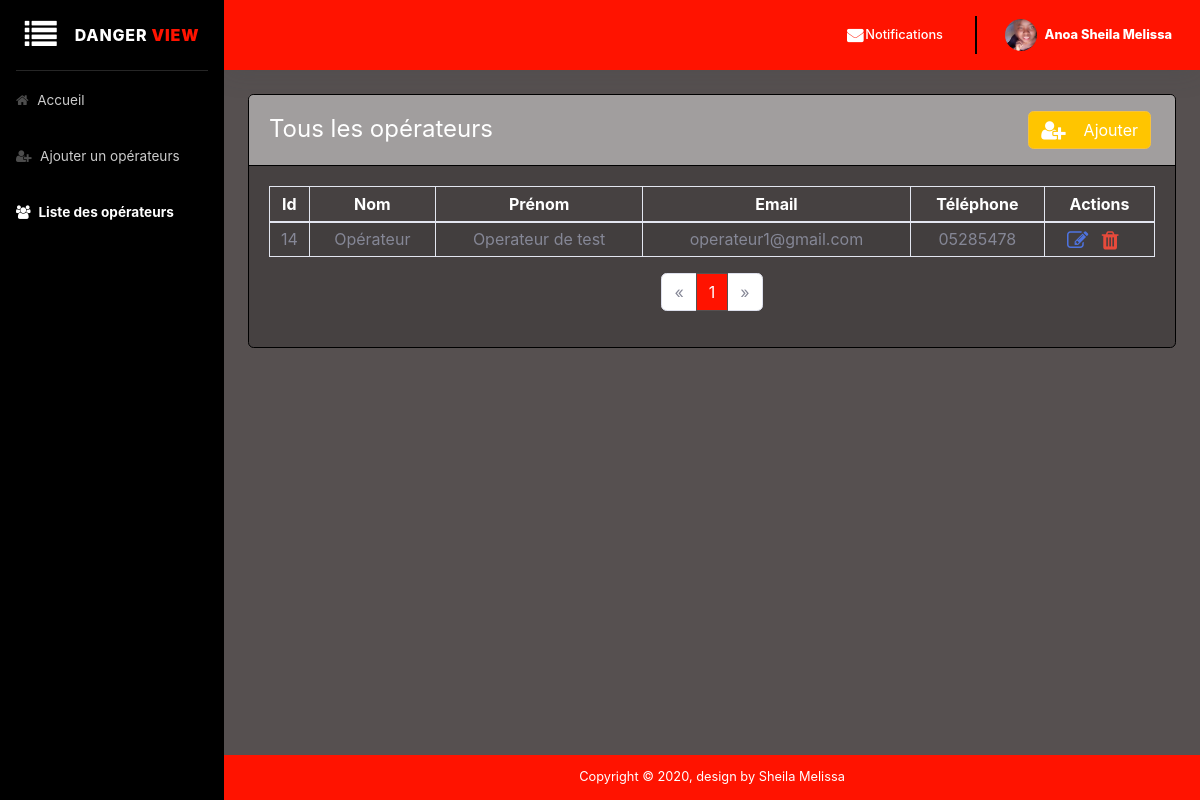
Page /admin/liste-operateur.php (signed in) on the earlier database version.
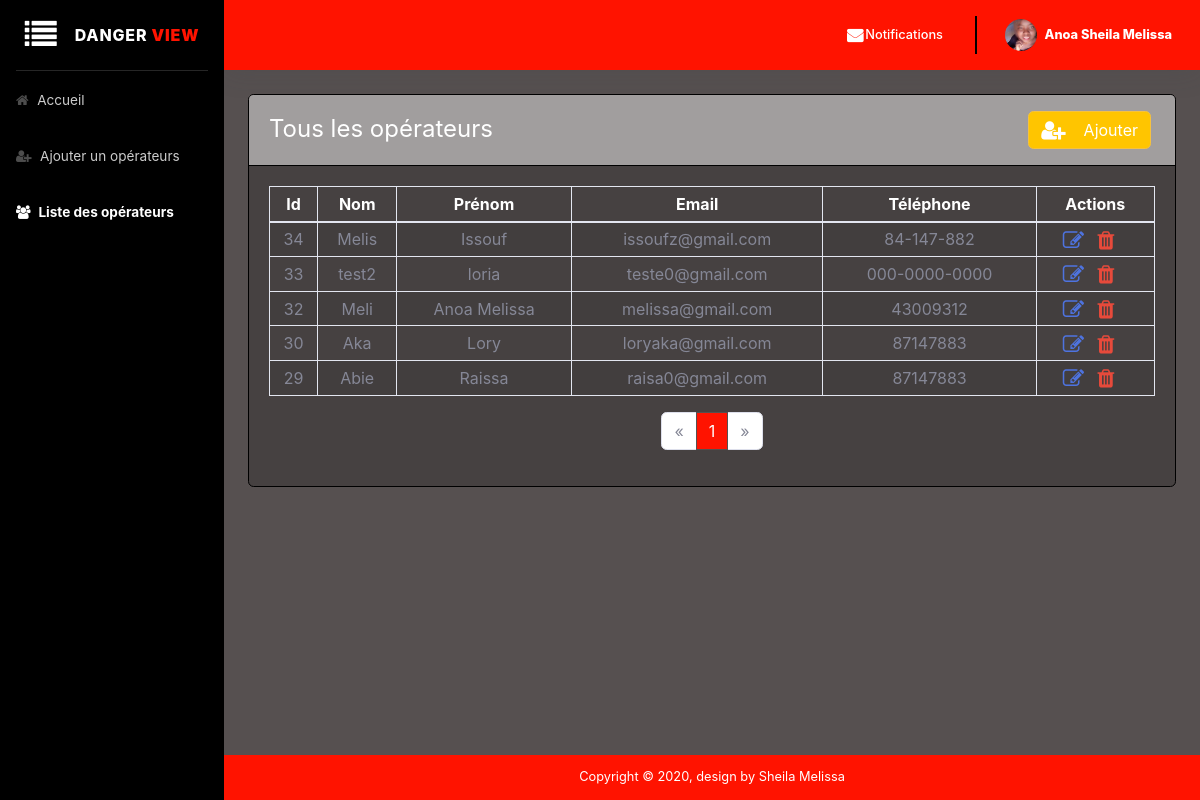
Same page on the later database version.
### tables this page shows
CREATE TABLE `utilisateurs` (
  `id` int(11) NOT NULL,
  `nom` varchar(255) NOT NULL,
  `prenom` varchar(255) NOT NULL,
  `genre` varchar(255) NOT NULL,
  `contact` varchar(255) NOT NULL,
  `adresse` varchar(255) NOT NULL,
  `email` varchar(255) NOT NULL,
  `motDePasse` varchar(255) NOT NULL,
  `dateInscription` datetime NOT NULL DEFAULT current_timestamp(),
  `idRole` int(11) NOT NULL,
  `image` varchar(150) DEFAULT NULL
);

### admin/liste-operateur.php (the view, shortened to what this page needs)
<!DOCTYPE html>
<html lang="fr">
<head>
    <link href="https://stackpath.bootstrapcdn.com/font-awesome/4.7.0/css/font-awesome.min.css" rel="stylesheet" type="text/css">
    <link rel="stylesheet" type="text/css" href="https://cdn.datatables.net/1.10.18/css/dataTables.bootstrap4.min.css">
    <link href="../css/bootstrap.min.css" rel="stylesheet">
</head>
<body id="page-top">
    <div id="wrapper">
        <ul class="navbar-nav sidebar sidebar-dark accordion" id="accordionSidebar" style="background: #000 !important;">
            <span class="sidebar-brand d-flex align-items-center justify-content-center">
            <div class="sidebar-brand-icon" style="cursor: pointer;">
                <i class="fa fa-list" aria-hidden="true" id="sidebarToggle"></i>
              </div>
            <div class="sidebar-brand-text">
               &nbsp;&nbsp;&nbsp; Danger <b style="color: #ff1300;">view</b>
            </div>
          </span>
            <hr class="sidebar-divider my-0">
            <li class="nav-item">
                <a class="nav-link" href="./admin_home.php">
                    <i class="fa fa-home" aria-hidden="true"></i>
                    <span>Accueil</span></a>
            </li>
            <li class="nav-item">
                <a class="nav-link" href="./ajouter-operateur.php">
                    <i class="fa fa-user-plus" aria-hidden="true"></i>
                    <span>Ajouter un opérateurs</span>
                </a>
            </li>
            <li class="nav-item active">
                <a class="nav-link" href="./liste-operateur.php">
                    <i class="fa fa-users" aria-hidden="true"></i>
                    <span>Liste des opérateurs</span></a>
            </li>
        </ul>
        <div id="content-wrapper" class="d-flex flex-column">
            <div id="content">
                <nav class="navbar navbar-expand navbar-light bg-white topbar mb-4 static-top shadow" style="background: #ff1300 !important;font-weight: 700;">
                    <ul class="navbar-nav ml-auto">
                        <li class="nav-item dropdown no-arrow mx-1">
                            <a class="nav-link dropdown-toggle" href="#" id="messagesDropdown" role="button" data-toggle="dropdown" aria-haspopup="true" aria-expanded="false">
                                <i class="fa fa-envelope fa-fw" style="color: #fff !important;font-weight: bold;"></i>
                                <span class="d-none d-lg-inline text-gray-600 small" style="color: #fff !important;font-weight: 500;">Notifications</span>
                            </a>
                        </li>
                        <div class="topbar-divider d-none d-sm-block"></div>
                        <li class="nav-item dropdown no-arrow">
                            <a class="nav-link dropdown-toggle" href="#" id="userDropdown" role="button" data-toggle="dropdown" aria-haspopup="true" aria-expanded="false">
                                <img class="img-profile rounded-circle" src="../img/user.png">&nbsp;&nbsp;
                                <span class="d-none d-lg-inline text-gray-600 small" style="color: #fff !important;font-weight: 800;">
                                <?= htmlspecialchars($_SESSION["prenom"]); ?>
                            </span>
                            </a>
                        </li>
                    </ul>
                </nav>
                <div class="container-fluid">
                    <div class="card mb-4">
                        <div class="h4 card-header font-weight-normal" style="background: #a19e9e !important">
                            <div class="row">
                                <div class="col-lg-6">
                                    <h4 class="mt-2 text-white">Tous les opérateurs</h4>
                                </div>
                                <div class="col-lg-6">
                                    <a href="ajouter-operateur.php">
                                    <button type="button" class="btn btn-warning m-1 float-right" style="background: #ffc500!important; color:#fff;">
                                        <i class="fa fa-user-plus fa-lg"></i>
                                        &nbsp;&nbsp; Ajouter
                                    </button>
                                    </a>
                                </div>
                            </div>
                        </div>
                        <?php
                            if(isset($_GET['page']) && !empty($_GET['page'])){
                                $currentPage = (int) strip_tags($_GET['page']);
                            }else{
                                $currentPage = 1;
                            }
                            require_once '../php/db.php';
                            $sql = "SELECT COUNT(*) AS nb_utilisateurs FROM utilisateurs WHERE idRole =2";
                            $query = $db->prepare($sql);
                            $query->execute();
                            $result = $query->fetch();
                            $nbDangers = (int) $result['nb_utilisateurs'];
                            $parPage = 6;
                            $pages = ceil($nbDangers / $parPage);
                            $premier = ($currentPage * $parPage) - $parPage;
                            $sql = "SELECT utilisateurs.id,utilisateurs.nom,utilisateurs.prenom,utilisateurs.contact,utilisateurs.email,utilisateurs.adresse FROM utilisateurs LEFT JOIN roles ON roles.id=utilisateurs.idRole WHERE roles.intituleRole = 'ROLE_OPERATEUR' ORDER BY dateInscription DESC LIMIT :premier, :parpage";
                            $query = $db->prepare($sql);
                            $query->bindValue(':premier', $premier, PDO::PARAM_INT);
                            $query->bindValue(':parpage', $parPage, PDO::PARAM_INT);
                            $query->execute();
                            $operateurs = $query->fetchAll(PDO::FETCH_ASSOC);
                            $o_nb = count($operateurs);
                        ?>
                            <div class="card-body">
                                <?php if($o_nb === 0): ?>
                                <center>
                                    <strong class="mt-4 mb-4">
                                        Pas d'informations disponible
                                    </strong>
                                </center>
                                <?php else: ?>
                                <div class="row">
                                    <div class="col-lg-12">
                                        <div class="table-responsive">
                                            <table id="user_data" class="table table-striped table-sm table-bordered" style="color: #fff;">
                                                <thead>
                                                    <tr class="text-center">
                                                        <th>Id</th>
                                                        <th>Nom</th>
                                                        <th>Prénom</th>
                                                        <th>Email</th>
                                                        <th>Téléphone</th>
                                                        <th>Actions</th>
                                                    </tr>
                                                </thead>
                                                <tbody>
                                                    <tbody class="text-center text-secondary">
                                                        <?php  foreach($operateurs as $operateur): ?>
                                                        <tr>
                                                            <td>
                                                                <?= $operateur['id']; ?>
                                                            </td>
                                                            <td>
                                                                <?= $operateur["nom"]; ?>
                                                            </td>
                                                            <td>
                                                                <?=  $operateur["prenom"]; ?>
                                                            </td>
                                                            <td>
                                                                <?=  $operateur["email"]; ?>
                                                            </td>
                                                            <td>
                                                                <?=  $operateur["contact"]; ?>
                                                            </td>
                                                            <td>
                                                                <a href="mettre-operateur-jour.php?id=<?php echo htmlentities($operateur["id"]); ?>" type="button" class="text-primary">
                                                                    <i class="fa fa-edit fa-lg"></i>
                                                                </a>&nbsp;&nbsp;
                                                                <a class="delete text-danger" id='del_<?= $operateur["id"] ?>' data-id='<?= $operateur["id"] ?>'>
                                                                    <i class="fa fa-trash fa-lg"></i>
                                                                </a>&nbsp;&nbsp;
                                                            </td>
                                                        </tr>
                                                        <?php endforeach; ?>
                                                    </tbody>
                                            </table>
                                            <?php
                                                if($afficherPagination = TRUE):
                                            ?>
                                            <nav aria-label="pagination" >
                                                <ul class="pagination justify-content-center">
                                                    <li class="page-item <?= ($currentPage == 1) ? "disabled" : "text-danger" ?>">
                                                        <a class="page-link" href="?page=<?= $currentPage - 1 ?>" aria-label="Previous">
                                                        <span aria-hidden="true">&laquo;</span>
                                                        </a>
                                                    </li>
                                                    <?php for($page = 1; $page <= $pages; $page++): ?>
                                                        <li class="page-item <?= ($currentPage == $page) ? "active text-danger" : "" ?>">
                                                            <a class="page-link" href="?page=<?= $page ?>">
                                                                <?= $page ?>
                                                            </a>
                                                        </li>
                                                    <?php endfor; ?>
                                                    <li class="page-item <?= ($currentPage == $pages) ? "disabled" : "text-danger" ?>">
                                                        <a class="page-link" href="?page=<?= $currentPage + 1 ?>" aria-label="Next">
                                                        <span aria-hidden="true">&raquo;</span>
                                                        </a>
                                                    </li>
                                                </ul>
                                            </nav>
                                            <?php endif ?>
                                        </div>
                                    </div>
                                </div>
                                <?php endif ?>
                            </div>
                    </div>
                </div>
            </div>
            <footer class="sticky-footer bg-white">
                <div class="container">
                    <div class="copyright text-center">
                        <span>Copyright &copy; 2020, design by Sheila Melissa</span>
                    </div>
                </div>
            </footer>
        </div>
    </div>
</body>
</html>

Differences in the rows shown:
removed utilisateurs: id "14", nom "Opérateur", prenom "Operateur de test", email "operateur1@gmail.com", contact "05285478"
added utilisateurs: id "34", nom "Melis", prenom "Issouf", email "issoufz@gmail.com", contact "84-147-882"
added utilisateurs: id "33", nom "test2", prenom "loria", email "teste0@gmail.com", contact "000-0000-0000"
added utilisateurs: id "32", nom "Meli", prenom "Anoa Melissa", email "melissa@gmail.com", contact "43009312"
added utilisateurs: id "30", nom "Aka", prenom "Lory", email "loryaka@gmail.com", contact "87147883"
added utilisateurs: id "29", nom "Abie", prenom "Raissa", email "raisa0@gmail.com", contact "87147883"
